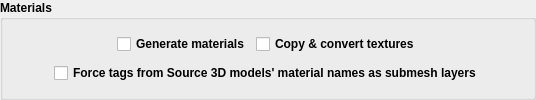
         <widget class="QGroupBox" name="groupBox_3">
          <property name="font">
           <font>
            <weight>75</weight>
            <bold>true</bold>
           </font>
          </property>
          <property name="title">
           <string>Materials</string>
          </property>
          <layout class="QVBoxLayout" name="verticalLayout_15">
           <item>
            <layout class="QHBoxLayout" name="horizontalLayout_4">
             <item>
              <spacer name="horizontalSpacer_14">
               <property name="orientation">
                <enum>Qt::Horizontal</enum>
               </property>
               <property name="sizeHint" stdset="0">
                <size>
                 <width>40</width>
                 <height>20</height>
                </size>
               </property>
              </spacer>
             </item>
             <item>
              <widget class="QCheckBox" name="chk_gen_materials">
               <property name="toolTip">
                <string>&lt;html&gt;&lt;head/&gt;&lt;body&gt;&lt;p align=&quot;center&quot;&gt;&lt;span style=&quot; font-weight:600; text-decoration: underline;&quot;&gt;Generate materials&lt;/span&gt;&lt;/p&gt;&lt;p&gt;Controls whether materials used by the 3D model files will be generated and imported into the stage. It's normally &lt;span style=&quot; font-weight:600;&quot;&gt;best to leave this checked&lt;/span&gt; unless you're really sure all the materials are already on the stage itself and you don't want the importer to waste any time converting them. &lt;span style=&quot; font-weight:600;&quot;&gt;If any materials are missing, the game will crash.&lt;/span&gt;&lt;/p&gt;&lt;p&gt;The converter will detect any name conflicts between the existing materials and the imported materials and will ask which ones you want to overwrite when the conversion starts for each Source 3D model file.&lt;/p&gt;&lt;/body&gt;&lt;/html&gt;</string>
               </property>
               <property name="text">
                <string>Generate materials</string>
               </property>
              </widget>
             </item>
             <item>
              <widget class="QCheckBox" name="chk_copy_convert_textures">
               <property name="toolTip">
                <string>&lt;html&gt;&lt;head/&gt;&lt;body&gt;&lt;p align=&quot;center&quot;&gt;&lt;span style=&quot; font-weight:600; text-decoration: underline;&quot;&gt;Copy &amp;amp; convert textures&lt;/span&gt;&lt;/p&gt;&lt;p&gt;Controls whether the textures used by the Source 3D model files (embedded or inside the textures directory) will be copied or converted into the terrain files. This is normally an expensive process that should be disabled if the target terrain already has all the textures that you need. If unsure, leave this checked.&lt;/p&gt;&lt;p&gt;Any missing textures in-game will be represented by a rainbow-like effect.&lt;/p&gt;&lt;/body&gt;&lt;/html&gt;</string>
               </property>
               <property name="text">
                <string>Copy &amp;&amp; convert textures</string>
               </property>
              </widget>
             </item>
             <item>
              <spacer name="horizontalSpacer_13">
               <property name="orientation">
                <enum>Qt::Horizontal</enum>
               </property>
               <property name="sizeHint" stdset="0">
                <size>
                 <width>40</width>
                 <height>20</height>
                </size>
               </property>
              </spacer>
             </item>
            </layout>
           </item>
           <item>
            <layout class="QHBoxLayout" name="horizontalLayout_14">
             <item>
              <spacer name="horizontalSpacer_12">
               <property name="orientation">
                <enum>Qt::Horizontal</enum>
               </property>
               <property name="sizeHint" stdset="0">
                <size>
                 <width>40</width>
                 <height>20</height>
                </size>
               </property>
              </spacer>
             </item>
             <item>
              <widget class="QCheckBox" name="chk_force_tags_layers">
               <property name="toolTip">
                <string>&lt;html&gt;&lt;head/&gt;&lt;body&gt;&lt;p align=&quot;center&quot;&gt;&lt;span style=&quot; font-weight:600; text-decoration: underline;&quot;&gt;Force tags from Source 3D models' material names as submesh layers&lt;/span&gt;&lt;/p&gt;&lt;p&gt;The model format used by the engine stores the drawing layer for each submesh on the model itself, and it cannot be changed by the material. Since the material itself does not store this information, a tagging system (see the buttons below) was created to support setting this layer per material instead of per mesh, since the latter is almost impossible to support properly with most work pipelines.&lt;/p&gt;&lt;p&gt;Said tags are meant to be removed from the names with the purpose of cleaning them up. However, there's the case in which a material might be replaced with a material from another source that isn't this converter, yet you want to update the geometry and keep the layers assigned properly.&lt;/p&gt;&lt;p&gt;In that case, using this option will force the submeshes to use the material tags only for defining what submesh layer will be used. This does not mean the materials themselves will be overwritten. e.g. You want to import a plant with the layer 'punch', but want to reuse the plant material the game uses. Using this option will allow you to keep the layer properly assigned while reusing a material from another source.&lt;/p&gt;&lt;p&gt;Leave checked if unsure.&lt;/p&gt;&lt;/body&gt;&lt;/html&gt;</string>
               </property>
               <property name="text">
                <string>Force tags from Source 3D models' material names as submesh layers</string>
               </property>
              </widget>
             </item>
             <item>
              <spacer name="horizontalSpacer_22">
               <property name="orientation">
                <enum>Qt::Horizontal</enum>
               </property>
               <property name="sizeHint" stdset="0">
                <size>
                 <width>40</width>
                 <height>20</height>
                </size>
               </property>
              </spacer>
             </item>
            </layout>
           </item>
          </layout>
         </widget>
